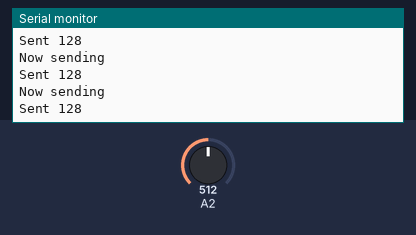
This sketch was run on a simulated Arduino Uno, built with avr-gcc and run on an emulated ATmega328P. On the bench: the last lines printed to the serial monitor. Inputs (shaded band) come from the test bench; at power-on: A2 = 512. No radio packets arrive unless stated.

Above: at 1.2 s.
1.3 s: A2 set to 716
At 1.74 s:
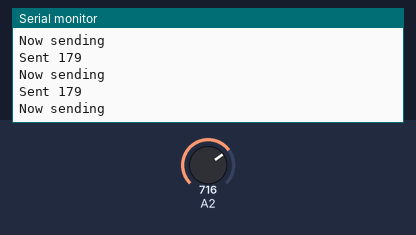
2.8 s: A2 set to 900
At 2.87 s:
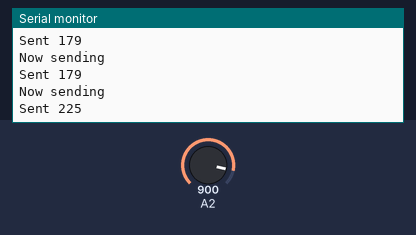
Timing chart, 0 to 5.8 s (numbered marks = the images above; inputs shaded):
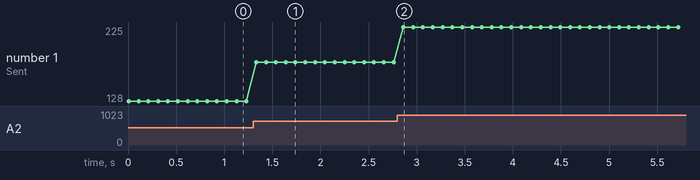

Measured:
- after the input at 1.3 s, the serial monitor: prints a new line at once (image 1)
- after the input at 2.8 s, the serial monitor: prints a new line after 0.06 s (image 2)
- plotted number 1: 128 → 179 after the input at 1.3 s, 179 → 225 after the input at 2.8 s

The sketch:

xmit_02.ino
```cpp
/*
* Simple sketch for nRF24L01+ radios.  Transmit side.
* If using SAMD11,
* CE:  pin 8
* CSN (SS): pin 15
* Analog read on pin 2
* Updated: Dec 2014 by TMRh20. Simplified Mar 2019 RMH.
*/

#include <SPI.h>
#include "RF24.h"

/* Hardware configuration: Set up nRF24L01 radio on SPI bus plus CE and CS */
RF24 radio(8,15);

byte addresses[][6] = {"1Node","2Node"};
byte data = 0;

void setup() {
  Serial.begin(115200);
  Serial.println(F("RF24example:  Simple tx"));

  radio.begin();

 // Set the PA Level low to prevent power supply related issues since this is a
 // getting_started sketch, and the likelihood of close proximity of the devices. RF24_PA_MAX is default.
  radio.setPALevel(RF24_PA_LOW);

  // Open a writing and reading pipe on each radio, with opposite addresses

  radio.openWritingPipe(addresses[0]);
  radio.openReadingPipe(1,addresses[1]);

}

void loop() {

Serial.println("Now sending");

  data = (analogRead(2))/4;

   if (!radio.write( &data, 1 )){
     Serial.println(F("failed"));
   }


Serial.print("Sent ");
Serial.println(data);

// Try again 1s later
//data ++;
delay(100);

} // loop end
```
